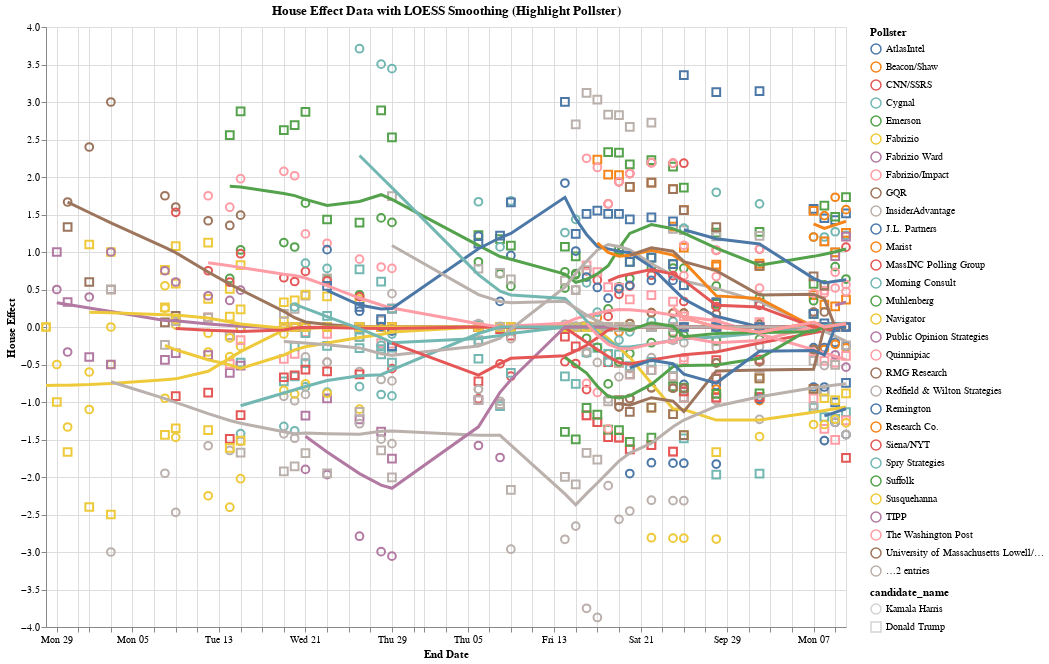

Notebook source saved alongside this figure:
### Markdown cell above
#### Time Series of Pollster House Effects in State

### Code cell
import altair as alt

# Define selection for highlighting specific pollster
highlight = alt.selection_multi(fields=['pollster'], bind='legend')

# Manually map shapes for the candidates ('circle' for Kamala Harris and 'square' for Donald Trump)
shape_scale = alt.Scale(domain=['Kamala Harris', 'Donald Trump'], range=['circle', 'square'])

# Scatter plot for house effect data with shape highlight based on candidate_name (restricted to circle and square)
scatter = alt.Chart(he_agg).mark_point(size=60).encode(
    x=alt.X('end_date:T', title='End Date'),
    y=alt.Y('house_effect:Q', title='House Effect'),
    color=alt.condition(highlight, 'pollster:N', alt.value('lightgray'), legend=alt.Legend(title="Pollster")),  # Color for pollster with legend
    shape=alt.condition(
        highlight, 
        alt.Shape('candidate_name:N', scale=shape_scale),  # Shape encoding based on candidate
        alt.value('circle')  # Default shape for non-selected points
    ),
    opacity=alt.condition(highlight, alt.value(1), alt.value(0.3)),  # Reduce opacity for non-selected points
    tooltip=['pollster', 'candidate_name', 'end_date', 'house_effect']
).properties(
    width=800,
    height=600
).add_selection(
    highlight
)

# LOESS smoothing for each pollster (groupby pollster)
loess = alt.Chart(he_agg).transform_loess(
    'end_date', 'house_effect', groupby=['pollster']
).mark_line(size=3).encode(
    x='end_date:T',
    y='house_effect:Q',
    color=alt.condition(highlight, 'pollster:N', alt.value('lightgray')),  # Color highlighting for LOESS curve
    size=alt.condition(highlight, alt.value(3), alt.value(1)),  # Thicker line for selected pollsters
    opacity=alt.condition(highlight, alt.value(1), alt.value(0.3))  # Reduce opacity for non-selected lines
)

# Layering the scatter plot and LOESS smoothing curve
final_chart = alt.layer(scatter, loess).properties(
    title="House Effect Data with LOESS Smoothing (Highlight Pollster)"
)

# Display the final chart
final_chart.display()

### Figure 1 — Vega-Lite specification as saved in the notebook (floating-point values rounded to 4 significant figures; data arrays with more than 128 entries replaced by an {"elided": "..."} marker saying what was removed)
{"config": {"view": {"continuousWidth": 300, "continuousHeight": 300}}, "layer": [{"mark": {"type": "point", "size": 60}, "encoding": {"color": {"condition": {"param": "param_3", "field": "pollster", "type": "nominal", "legend": {"title": "Pollster"}}, "value": "lightgray"}, "opacity": {"condition": {"param": "param_3", "value": 1}, "value": 0.3}, "shape": {"condition": {"param": "param_3", "field": "candidate_name", "scale": {"domain": ["Kamala Harris", "Donald Trump"], "range": ["circle", "square"]}, "type": "nominal"}, "value": "circle"}, "tooltip": [{"field": "pollster", "type": "nominal"}, {"field": "candidate_name", "type": "nominal"}, {"field": "end_date", "type": "temporal"}, {"field": "house_effect", "type": "quantitative"}], "x": {"field": "end_date", "title": "End Date", "type": "temporal"}, "y": {"field": "house_effect", "title": "House Effect", "type": "quantitative"}}, "name": "view_3"}, {"mark": {"type": "line", "size": 3}, "encoding": {"color": {"condition": {"param": "param_3", "field": "pollster", "type": "nominal"}, "value": "lightgray"}, "opacity": {"condition": {"param": "param_3", "value": 1}, "value": 0.3}, "size": {"condition": {"param": "param_3", "value": 3}, "value": 1}, "x": {"field": "end_date", "type": "temporal"}, "y": {"field": "house_effect", "type": "quantitative"}}, "transform": [{"loess": "house_effect", "on": "end_date", "groupby": ["pollster"]}]}], "data": {"name": "data-867be4a62a34975a5d0c3ce52c7e945b"}, "height": 600, "params": [{"name": "param_3", "select": {"type": "point", "fields": ["pollster"]}, "bind": "legend", "views": ["view_3"]}], "title": "House Effect Data with LOESS Smoothing (Highlight Pollster)", "width": 800, "$schema": "https://vega.github.io/schema/vega-lite/v5.20.1.json", "datasets": {"data-867be4a62a34975a5d0c3ce52c7e945b": {"elided": "1208 records"}}}
